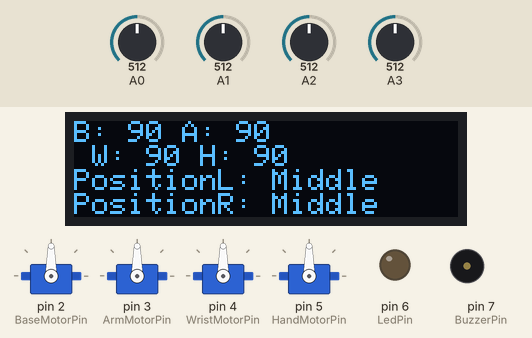
The sketch below on a simulated Arduino Uno, built with avr-gcc and run on an emulated ATmega328P. On the bench: 128×32 one-colour display, 4 × servo, output pins drawn as LEDs (lit = HIGH), buzzer (waves = sounding, pin HIGH). The inputs (shaded band) are chosen by the test bench; at power-on: A0 = 512, A2 = 512, A1 = 512, A3 = 512.

Above: at 1.2 s.
1.3 s: A0 set to 694
At 2.4 s:
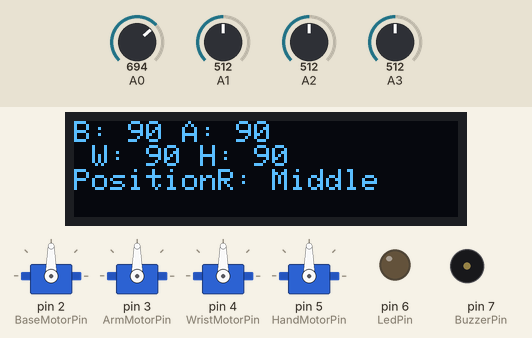
2.8 s: A0 set to 716
At 3.29 s:
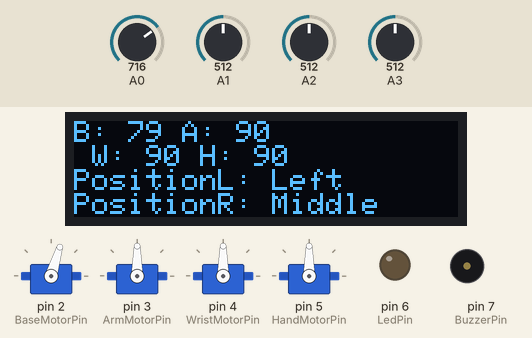
5.5 s: A2 set to 685
At 6.7 s:
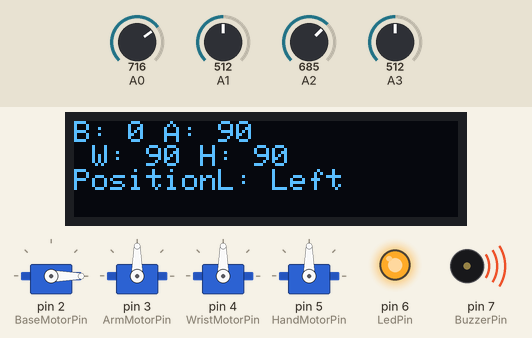
7.0 s: A2 set to 707
At 7.18 s:
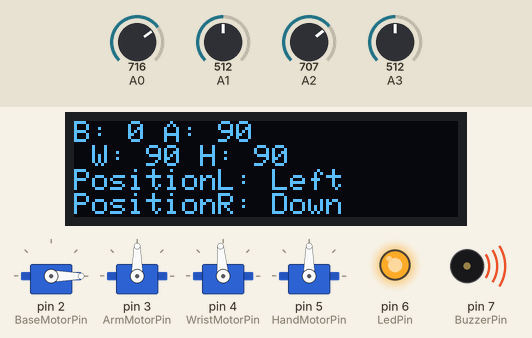
9.4 s: A1 set to 683
11.4 s: A1 set to 713
At 12.1 s:
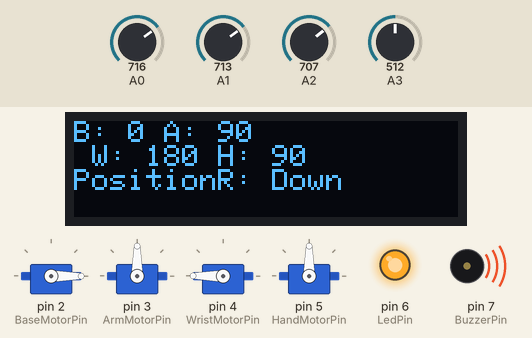
Timing chart, 0 to 13.9 s (numbered marks = the images above; inputs shaded):
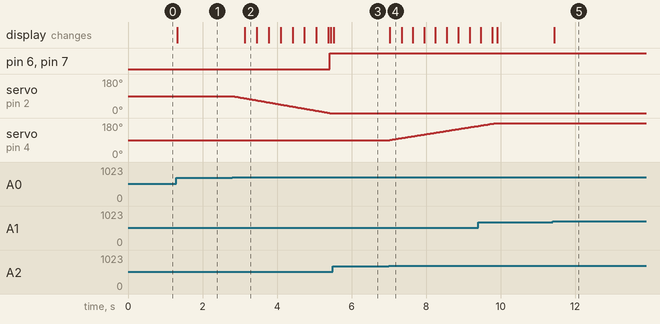

The sketch:

RobotArm.ino
```cpp
#include <Servo.h>
#include <string.h>
#include <SPI.h>
#include <Wire.h>
#include <Adafruit_GFX.h>
#include <Adafruit_SSD1306.h>
using namespace std;

#define ScreenWidth 128
#define ScreenHeight 32
#define ScreenAddress 0x3C
#define OledReset -1

Adafruit_SSD1306   LedDisplay(ScreenWidth, ScreenHeight, &Wire, OledReset);

Servo BaseMotor;
Servo ArmMotor;
Servo WristMotor;
Servo HandMotor;

const int BaseMotorPin  = 2;
const int ArmMotorPin   = 3;
const int WristMotorPin = 4;
const int HandMotorPin  = 5;
const int LedPin             = 6;
const int BuzzerPin          = 7;
const int SwitchPin          = 8;
const int LeftJoystickX      = A0;
const int LeftJoystickY      = A1;
const int RightJoystickX     = A2;
const int RightJoystickY     = A3;

int BaseMotorPosition = 90;
int ArmMotorPosition = 90;
int WristMotorPosition = 90;
int HandMotorPosition = 80;

void setup() {
  Serial.begin(9600);

  if(!LedDisplay.begin(SSD1306_SWITCHCAPVCC, ScreenAddress)){ Serial.println(F("Display Address incorrect")); for(;;); }

  BaseMotor.attach(BaseMotorPin);
  ArmMotor.attach(ArmMotorPin);
  WristMotor.attach(WristMotorPin);
  HandMotor.attach(HandMotorPin);

  pinMode(LedPin, OUTPUT);
  pinMode(BuzzerPin, OUTPUT);
  pinMode(SwitchPin, INPUT_PULLUP);
}

void loop(){
  WriteText();
  ControlBaseAndArm(5);
  ControlHandAndWrist(5);
  CheckPosition(5);
}

void ControlBaseAndArm(int Duration){
  if(JoystickLeft(LeftJoystickX, LeftJoystickY) == true && BaseMotorPosition > 0){
    BaseMotor.write(--BaseMotorPosition);
    delay(Duration);
  }
  else if(JoystickRight(LeftJoystickX, LeftJoystickY) == true && BaseMotorPosition < 180){
    BaseMotor.write(++BaseMotorPosition);
    delay(Duration);
  }
  else if(JoystickUp(LeftJoystickX, LeftJoystickY) == true && ArmMotorPosition < 180){
    ArmMotor.write(++ArmMotorPosition);
    delay(Duration);
  }
  else if(JoystickDown(LeftJoystickX, LeftJoystickY) == true && ArmMotorPosition > 0){
    ArmMotor.write(--ArmMotorPosition);
    delay(Duration);
  }
}

void ControlHandAndWrist(int Duration){
  if(JoystickUp(RightJoystickX, RightJoystickY) == true && HandMotorPosition > 0){
    HandMotor.write(--HandMotorPosition);
    delay(Duration);
  }
  else if(JoystickDown(RightJoystickX, RightJoystickY) == true && HandMotorPosition < 180){
    HandMotor.write(++HandMotorPosition);
    delay(Duration);
  }
  else if(JoystickLeft(RightJoystickX, RightJoystickY) == true && WristMotorPosition < 180){
    WristMotor.write(++WristMotorPosition);
    delay(Duration);
  }
  else if(JoystickRight(RightJoystickX, RightJoystickY) == true && WristMotorPosition > 0){
    WristMotor.write(--WristMotorPosition);
    delay(Duration);
  }
}

void CheckPosition(int Duration){
  if((JoystickLeft(LeftJoystickX, LeftJoystickY) == true) && (BaseMotorPosition == 0)){
    digitalWrite(LedPin, HIGH); digitalWrite(BuzzerPin, HIGH);
    delay(Duration);
  }
  else if((JoystickLeft(RightJoystickX, RightJoystickY) == true) && (WristMotorPosition == 180)){
    digitalWrite(LedPin, HIGH); digitalWrite(BuzzerPin, HIGH);
    delay(Duration);
  }
  else if((JoystickRight(LeftJoystickX, LeftJoystickY) == true) && (BaseMotorPosition == 180)){
    digitalWrite(LedPin, HIGH); digitalWrite(BuzzerPin, HIGH);
    delay(Duration);
  }
  else if((JoystickRight(RightJoystickX, RightJoystickY) == true) && (WristMotorPosition == 0)){
    digitalWrite(LedPin, HIGH); digitalWrite(BuzzerPin, HIGH);
    delay(Duration);
  }
  else if((JoystickUp(LeftJoystickX, LeftJoystickY) == true) && (ArmMotorPosition == 180)){
    digitalWrite(LedPin, HIGH); digitalWrite(BuzzerPin, HIGH);
    delay(Duration);
  }
  else if((JoystickUp(RightJoystickX, RightJoystickY) == true) && (HandMotorPosition == 0)){
    digitalWrite(LedPin, HIGH); digitalWrite(BuzzerPin, HIGH);
    delay(Duration);
  }
  else if((JoystickDown(LeftJoystickX, LeftJoystickY) == true) && (ArmMotorPosition == 0)){
    digitalWrite(LedPin, HIGH); digitalWrite(BuzzerPin, HIGH);
    delay(Duration);
  }
  else if((JoystickDown(RightJoystickX, RightJoystickY) == true) && (HandMotorPosition == 180)){
    digitalWrite(LedPin, HIGH); digitalWrite(BuzzerPin, HIGH);
    delay(Duration);
  }
  else{
    digitalWrite(LedPin, LOW); digitalWrite(BuzzerPin, LOW);
  }
}

bool JoystickUp(int JoystickX, int JoystickY){
  if((analogRead(JoystickX) > 300 && analogRead(JoystickX) < 700) && analogRead(JoystickY) < 200){ return true; }
  else return false;
}
bool JoystickDown(int JoystickX, int JoystickY){
  if((analogRead(JoystickX) > 300 && analogRead(JoystickX) < 700) && analogRead(JoystickY) > 700){ return true; }
  else return false;
}
bool JoystickLeft(int JoystickX, int JoystickY){
  if(analogRead(JoystickX) > 700 && (analogRead(JoystickY) < 700 && analogRead(JoystickY) > 300)){ return true; }
  else return false;
}
bool JoystickRight(int JoystickX, int JoystickY){
  if(analogRead(JoystickX) < 200 && (analogRead(JoystickY) < 700 && analogRead(JoystickY) > 300)){ return true; }
  else return false;
}
bool JoystickMiddle(int JoystickX, int JoystickY){
  if((analogRead(JoystickX) > 495 && analogRead(JoystickX) < 520) && (analogRead(JoystickY) > 495 && analogRead(JoystickY) < 520)){ return true; }
  else return false;
}

void GarbagePickup(int Delay){
  AdjustAngle(BaseMotor, 90); delay(Delay); AdjustAngle(ArmMotor, 120); delay(Delay); AdjustAngle(WristMotor, 129); delay(Delay); AdjustAngle(HandMotor, 76); delay(Delay);

  AdjustAngle(ArmMotor, 74); delay(Delay); AdjustAngle(HandMotor, 56); delay(Delay); AdjustAngle(BaseMotor, 156); delay(Delay);

  AdjustAngle(ArmMotor, 126); delay(Delay); AdjustAngle(WristMotor, 120); delay(Delay); AdjustAngle(HandMotor, 77); delay(Delay);

  AdjustAngle(ArmMotor, 85); delay(Delay); AdjustAngle(BaseMotor, 0); delay(Delay); AdjustAngle(HandMotor, 43); delay(Delay);
}

void AdjustAngle(Servo ServoMotor, int Angle){
  int CurrentAngle = ServoMotor.read();
  if(Angle > CurrentAngle){
    for(int i=CurrentAngle; i<=Angle; i++){
      ServoMotor.write(i);
      delay(15);
    }
  }
  else if(CurrentAngle >= Angle){
    for(int i=CurrentAngle; i>=Angle; i--){
      ServoMotor.write(i);
      delay(15);
    }
  }
}

void WriteText(void){
  LedDisplay.clearDisplay();
  LedDisplay.setTextColor(SSD1306_WHITE);
  LedDisplay.setTextSize(1);
  LedDisplay.setCursor(0,0);
  LedDisplay.print("B: "); BaseMotorPosition = BaseMotor.read();
  LedDisplay.print(BaseMotorPosition);
  LedDisplay.print(" A: "); ArmMotorPosition = ArmMotor.read();
  LedDisplay.println(ArmMotorPosition);
  LedDisplay.print(" W: "); WristMotorPosition = WristMotor.read();
  LedDisplay.print(WristMotorPosition);
  LedDisplay.print(" H: "); HandMotorPosition = HandMotor.read();
  LedDisplay.println(HandMotorPosition);

  if(JoystickLeft(LeftJoystickX, LeftJoystickY) == true){ LedDisplay.println("PositionL: Left"); }
  else if(JoystickRight(LeftJoystickX, LeftJoystickY) == true){ LedDisplay.println("PositionL: Right"); }
  else if(JoystickUp(LeftJoystickX, LeftJoystickY) == true){ LedDisplay.println("PositionL: Up"); }
  else if(JoystickDown(LeftJoystickX, LeftJoystickY) == true){ LedDisplay.println("PositionL: Down"); }
  else if(JoystickMiddle(LeftJoystickX, LeftJoystickY) == true){ LedDisplay.println("PositionL: Middle"); }

  if(JoystickLeft(RightJoystickX, RightJoystickY) == true){ LedDisplay.println("PositionR: Down"); }
  else if(JoystickRight(RightJoystickX, RightJoystickY) == true){ LedDisplay.println("PositionR: Up"); }
  else if(JoystickUp(RightJoystickX, RightJoystickY) == true){ LedDisplay.println("PositionR: Left"); }
  else if(JoystickDown(RightJoystickX, RightJoystickY) == true){ LedDisplay.println("PositionR: Right"); }
  else if(JoystickMiddle(RightJoystickX, RightJoystickY) == true){ LedDisplay.println("PositionR: Middle"); }

  LedDisplay.display();
}
```

Measured:
- the behaviour switches between 700 and 701 on A0 (found by bisection; images 1 and 2)
- the behaviour switches between 700 and 701 on A2 (found by bisection; images 3 and 4)
- the behaviour switches between 699 and 700 on A1 (found by bisection; images 4 and 5)
- after the input at 1.3 s, the display: changes at once (image 1)
- after the input at 2.8 s, pin 6 (LedPin), pin 7 (BuzzerPin): LOW → HIGH after 2.6 s; servo on pin 2 (BaseMotorPin): moves from 90° to 0° over 2.6 s, starting at once; the display: changes after 0.33 s (image 2)
- after the input at 5.5 s, the display: changes at once (image 3)
- after the input at 7.0 s, servo on pin 4 (WristMotorPin): moves from 90° to 165° over 2.4 s, starting at once; the display: changes at once (image 4)
- after the input at 11.4 s, the display: changes at once (image 5)
